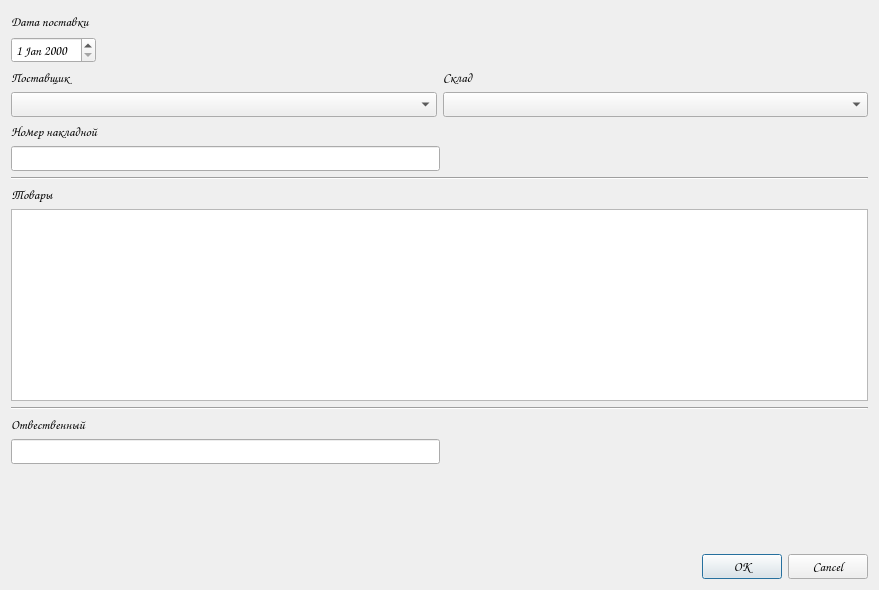
<?xml version="1.0" encoding="UTF-8"?>
<ui version="4.0">
 <class>Dialog</class>
 <widget class="QDialog" name="Dialog">
  <property name="geometry">
   <rect>
    <x>0</x>
    <y>0</y>
    <width>879</width>
    <height>590</height>
   </rect>
  </property>
  <property name="font">
   <font>
    <family>Comic Sans MS</family>
    <pointsize>10</pointsize>
   </font>
  </property>
  <property name="windowTitle">
   <string>Dialog</string>
  </property>
  <layout class="QVBoxLayout" name="verticalLayout">
   <item>
    <layout class="QGridLayout" name="gridLayout_5">
     <item row="0" column="0">
      <widget class="QLabel" name="dateLabel">
       <property name="text">
        <string>Дата поставки </string>
       </property>
      </widget>
     </item>
     <item row="1" column="0">
      <widget class="QDateEdit" name="dateBox"/>
     </item>
     <item row="0" column="1">
      <spacer name="horizontalSpacer_2">
       <property name="orientation">
        <enum>Qt::Horizontal</enum>
       </property>
       <property name="sizeHint" stdset="0">
        <size>
         <width>40</width>
         <height>20</height>
        </size>
       </property>
      </spacer>
     </item>
    </layout>
   </item>
   <item>
    <layout class="QGridLayout" name="gridLayout_7">
     <item row="0" column="0">
      <layout class="QGridLayout" name="gridLayout">
       <item row="1" column="0">
        <widget class="QComboBox" name="supplierBox">
         <property name="font">
          <font>
           <family>Comic Sans MS</family>
           <pointsize>10</pointsize>
          </font>
         </property>
         <property name="editable">
          <bool>false</bool>
         </property>
        </widget>
       </item>
       <item row="0" column="0">
        <widget class="QLabel" name="supplierLabel">
         <property name="text">
          <string>Поставщик</string>
         </property>
        </widget>
       </item>
      </layout>
     </item>
     <item row="0" column="1">
      <layout class="QGridLayout" name="gridLayout_3">
       <item row="0" column="0">
        <widget class="QLabel" name="storageLabel">
         <property name="text">
          <string>Склад</string>
         </property>
        </widget>
       </item>
       <item row="1" column="0">
        <widget class="QComboBox" name="storageBox">
         <property name="editable">
          <bool>false</bool>
         </property>
        </widget>
       </item>
      </layout>
     </item>
    </layout>
   </item>
   <item>
    <layout class="QGridLayout" name="gridLayout_9">
     <item row="0" column="0">
      <layout class="QGridLayout" name="gridLayout_4">
       <item row="0" column="0">
        <widget class="QLabel" name="nuberLabel">
         <property name="text">
          <string>Номер накладной</string>
         </property>
        </widget>
       </item>
       <item row="1" column="0">
        <widget class="QLineEdit" name="numberEdit"/>
       </item>
       <item row="1" column="1">
        <spacer name="horizontalSpacer">
         <property name="orientation">
          <enum>Qt::Horizontal</enum>
         </property>
         <property name="sizeHint" stdset="0">
          <size>
           <width>40</width>
           <height>20</height>
          </size>
         </property>
        </spacer>
       </item>
      </layout>
     </item>
     <item row="1" column="0">
      <layout class="QGridLayout" name="gridLayout_8">
       <item row="0" column="0">
        <widget class="Line" name="line">
         <property name="orientation">
          <enum>Qt::Horizontal</enum>
         </property>
        </widget>
       </item>
       <item row="1" column="0">
        <layout class="QGridLayout" name="gridLayout_2">
         <item row="1" column="0">
          <widget class="QTableWidget" name="productTable"/>
         </item>
         <item row="0" column="0">
          <widget class="QLabel" name="productLabel">
           <property name="text">
            <string>Товары</string>
           </property>
          </widget>
         </item>
        </layout>
       </item>
      </layout>
     </item>
    </layout>
   </item>
   <item>
    <widget class="Line" name="line_2">
     <property name="orientation">
      <enum>Qt::Horizontal</enum>
     </property>
    </widget>
   </item>
   <item>
    <layout class="QGridLayout" name="gridLayout_6">
     <item row="0" column="0">
      <widget class="QLabel" name="responsibleLabel">
       <property name="text">
        <string>Отвественный</string>
       </property>
      </widget>
     </item>
     <item row="1" column="0">
      <widget class="QLineEdit" name="responsibleEdit">
       <property name="font">
        <font>
         <family>Comic Sans MS</family>
         <pointsize>10</pointsize>
        </font>
       </property>
      </widget>
     </item>
     <item row="1" column="1">
      <spacer name="horizontalSpacer_3">
       <property name="orientation">
        <enum>Qt::Horizontal</enum>
       </property>
       <property name="sizeHint" stdset="0">
        <size>
         <width>40</width>
         <height>20</height>
        </size>
       </property>
      </spacer>
     </item>
    </layout>
   </item>
   <item>
    <spacer name="verticalSpacer">
     <property name="orientation">
      <enum>Qt::Vertical</enum>
     </property>
     <property name="sizeHint" stdset="0">
      <size>
       <width>20</width>
       <height>40</height>
      </size>
     </property>
    </spacer>
   </item>
   <item>
    <widget class="QDialogButtonBox" name="dialogBox">
     <property name="orientation">
      <enum>Qt::Horizontal</enum>
     </property>
     <property name="standardButtons">
      <set>QDialogButtonBox::Cancel|QDialogButtonBox::Ok</set>
     </property>
    </widget>
   </item>
  </layout>
 </widget>
 <resources/>
 <connections/>
</ui>
